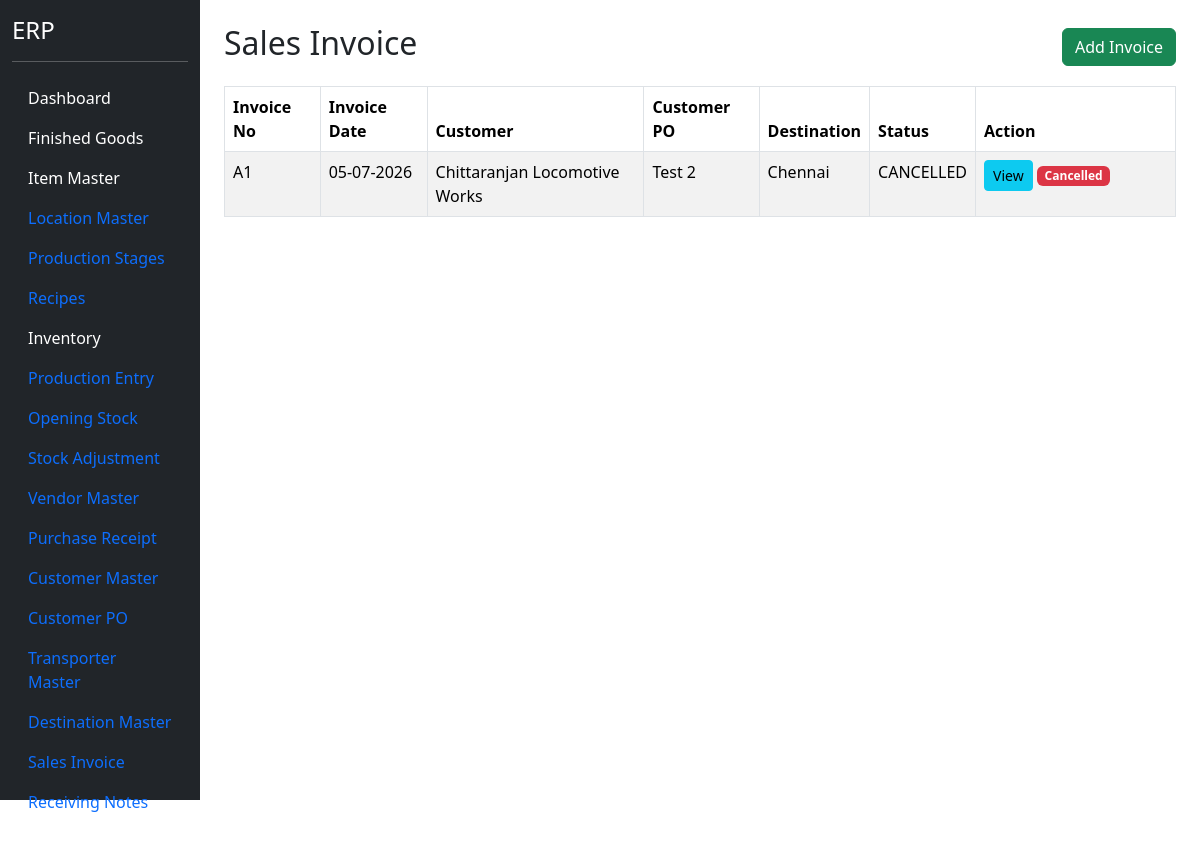
Page /sales-invoice (signed in) on the earlier database version.
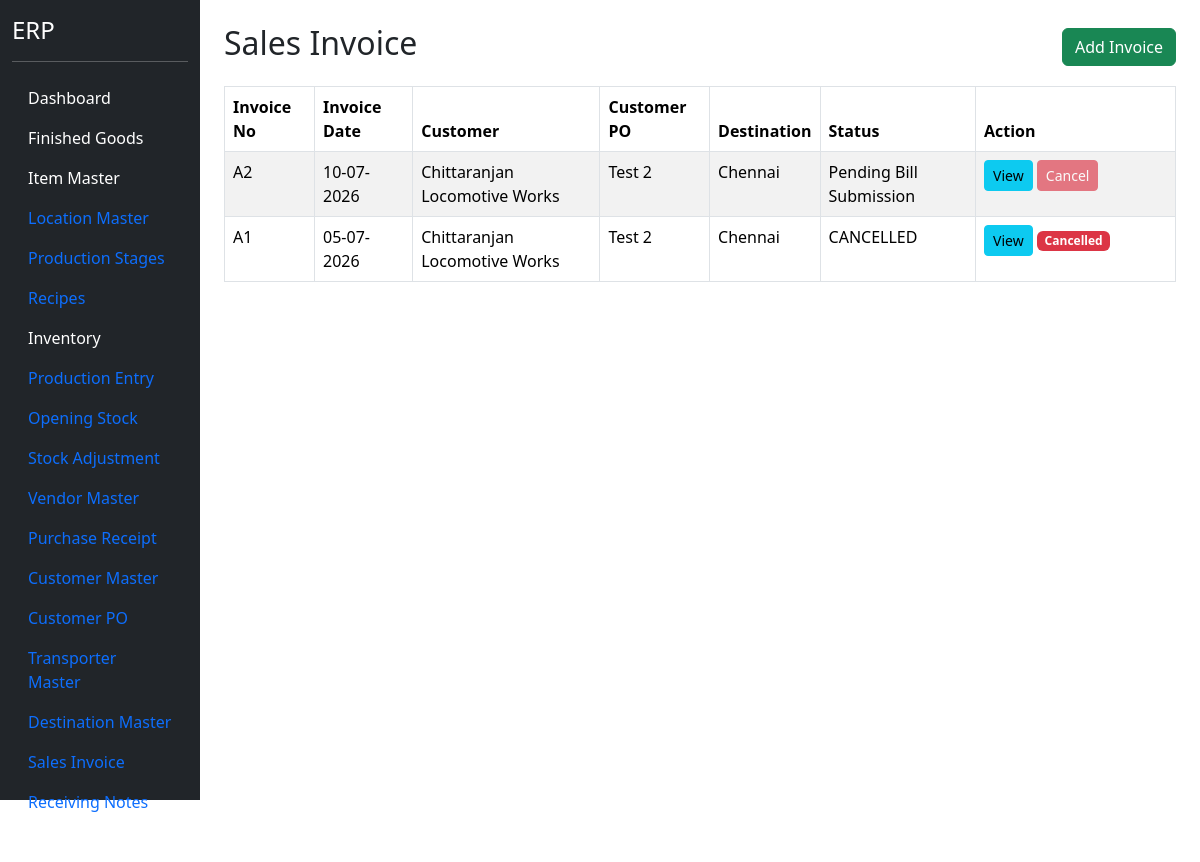
Same page on the later database version.
### models.py (models this page shows)
class SalesInvoiceHeader(db.Model):
    __tablename__ = "sales_invoice_header"
    id = db.Column(
        db.Integer,
        primary_key=True
    )
    invoice_no = db.Column(
        db.String(50),
        nullable=False,
        unique=True
    )
    invoice_date = db.Column(
        db.Date,
        nullable=False
    )
    customer_po_header_id = db.Column(
        db.Integer,
        db.ForeignKey("customer_po_header.id"),
        nullable=False
    )
    customer_id = db.Column(
        db.Integer,
        db.ForeignKey("customer_master.id"),
        nullable=False
    )
    destination_id = db.Column(
        db.Integer,
        db.ForeignKey("destination_master.id"),
        nullable=False
    )
    transporter_id = db.Column(
        db.Integer,
        db.ForeignKey("transporter_master.id"),
        nullable=False
    )
    vehicle_no = db.Column(
        db.String(50)
    )
    lr_no = db.Column(
        db.String(100)
    )
    eway_bill_no = db.Column(
        db.String(100)
    )
    location_id = db.Column(
    db.Integer,
    db.ForeignKey("location_master.id"),
    nullable=False
    )
    remarks = db.Column(
        db.String(500)
    )
    status = db.Column(
        db.String(30),
        default="Pending RNote"
    )
    customer = db.relationship("CustomerMaster")
    customer_po = db.relationship("CustomerPOHeader")
    destination = db.relationship("DestinationMaster")
    transporter = db.relationship("TransporterMaster")
    location = db.relationship("LocationMaster")
    details = db.relationship(
        "SalesInvoiceDetail",
        backref="invoice",
        cascade="all, delete-orphan"
    )

class CustomerMaster(db.Model):
    __tablename__ = "customer_master"
    id = db.Column(
        db.Integer,
        primary_key=True
    )
    customer_code = db.Column(
        db.String(20),
        unique=True,
        nullable=True
    )
    customer_name = db.Column(
        db.String(200),
        nullable=False
    )
    contact_person = db.Column(
        db.String(100)
    )
    mobile = db.Column(
        db.String(20)
    )
    email = db.Column(
        db.String(100)
    )
    gst_no = db.Column(
        db.String(30)
    )
    pan_no = db.Column(
        db.String(20)
    )
    address = db.Column(
        db.String(500)
    )
    city = db.Column(
        db.String(100)
    )
    state = db.Column(
        db.String(100)
    )
    country = db.Column(
        db.String(100),
        default="India"
    )
    pincode = db.Column(
        db.String(20)
    )
    credit_days = db.Column(
        db.Integer,
        default=30
    )
    credit_limit = db.Column(
        db.Float,
        default=0
    )
    active = db.Column(
        db.Boolean,
        default=True
    )

class CustomerPOHeader(db.Model):
    __tablename__ = "customer_po_header"
    id = db.Column(
        db.Integer,
        primary_key=True
    )
    customer_id = db.Column(
        db.Integer,
        db.ForeignKey("customer_master.id"),
        nullable=False
    )
    customer_po_no = db.Column(
        db.String(100),
        nullable=False
    )
    customer_po_date = db.Column(
        db.Date,
        nullable=False
    )
    order_received_date = db.Column(
        db.Date,
        nullable=False
    )
    payment_terms = db.Column(
        db.String(200)
    )
    freight_terms = db.Column(
        db.String(200)
    )
    remarks = db.Column(
        db.String(500)
    )
    status = db.Column(
        db.String(20),
        default="OPEN"
    )
    customer = db.relationship(
        "CustomerMaster"
    )
    details = db.relationship(
        "CustomerPODetail",
        backref="customer_po",
        cascade="all, delete-orphan"
    )

class DestinationMaster(db.Model):
    __tablename__ = "destination_master"
    id = db.Column( db.Integer, primary_key=True )
    destination_name = db.Column( db.String(200), nullable=False, unique=True )
    state_name = db.Column( db.String(100) )
    active = db.Column( db.Boolean, default=True )

### blueprints/masters/routes.py (the view)
@masters_bp.route("/sales-invoice")
@login_required
def sales_invoice():
    invoice_list = SalesInvoiceHeader.query.order_by(
        SalesInvoiceHeader.invoice_date.desc(),
        SalesInvoiceHeader.invoice_no.desc()
    ).all()
    return render_template(
        "sales_invoice.html",
        invoice_list=invoice_list
    )

### app.py (called while the page is built)
@login_manager.user_loader
def load_user(user_id):
    return User.query.get(int(user_id))

### templates/sales_invoice.html (shortened to what this page needs)
{% extends "base.html" %}
{% block content %}
<div class="container mt-4">
<div class="d-flex justify-content-between align-items-center mb-3">
<h2>
Sales Invoice
</h2>
<a
href="/sales-invoice/add"
class="btn btn-success">
Add Invoice
</a>
</div>
<table class="table table-bordered table-striped">
<thead>
<tr>
<th>
Invoice No
</th>
<th>
Invoice Date
</th>
<th>
Customer
</th>
<th>
Customer PO
</th>
<th>
Destination
</th>
<th>
Status
</th>
<th width="200">
Action
</th>
</tr>
</thead>
<tbody>
{% for invoice in invoice_list %}
<tr>
<td>
{{ invoice.invoice_no }}
</td>
<td>
{{ invoice.invoice_date.strftime("%d-%m-%Y") }}
</td>
<td>
{{ invoice.customer.customer_name }}
</td>
<td>
{{ invoice.customer_po.customer_po_no }}
</td>
<td>
{{ invoice.destination.destination_name }}
</td>
<td>
{{ invoice.status }}
</td>
<td>
<a
href="{{ url_for('masters.view_sales_invoice', id=invoice.id) }}"
class="btn btn-info btn-sm">
View
</a>
{% if invoice.status == "CANCELLED" %}
<span class="badge bg-danger">
Cancelled
</span>
{% else %}
<button
class="btn btn-danger btn-sm"
disabled
title="Receiving Note has already been created. Cancel the Receiving Note first.">
Cancel
</button>
{% endif %}
</td>
</tr>
{% endfor %}
</tbody>
</table>
</div>
{% endblock %}

### templates/base.html (shortened to what this page needs)
<!DOCTYPE html>
<html>
<head>
<link href="https://cdn.jsdelivr.net/npm/bootstrap@5.3.3/dist/css/bootstrap.min.css" rel="stylesheet">
<link href="https://cdn.jsdelivr.net/npm/select2@4.1.0-rc.0/dist/css/select2.min.css" rel="stylesheet" />
</head>
<body>
<div class="container-fluid">
<div class="row">
<div class="col-2 bg-dark text-white vh-100">
<h4 class="mt-3">ERP</h4>
<hr>
<ul class="nav flex-column">
<li class="nav-item">
<a class="nav-link text-white"
href="/dashboard">
Dashboard
</a>
</li>
<li class="nav-item">
<a class="nav-link text-white"
href="/finished-goods">
Finished Goods
</a>
</li>
<li class="nav-item">
    <a class="nav-link text-white"
       href="/items">
       Item Master
    </a>
</li>
<li class="nav-item">
    <a class="nav-link" href="/locations">
        Location Master
    </a>
</li>
<li class="nav-item">
    <a href="/production-stages"
       class="nav-link">
        Production Stages
    </a>
</li>
<li class="nav-item">
    <a href="/recipes"
       class="nav-link">
        Recipes
    </a>
</li>
<li class="nav-item">
    <a href="/inventory"
       class="nav-link text-white">
        Inventory
    </a>
</li>
<li class="nav-item">
    <a href="/production"
       class="nav-link">
        Production Entry
    </a>
</li>
<li class="nav-item">
    <a href="/opening-stock"
       class="nav-link">
        Opening Stock
    </a>
</li>
<li class="nav-item">
    <a href="/stock-adjustment"
       class="nav-link">
        Stock Adjustment
    </a>
</li>
<li class="nav-item">
    <a href="/vendors"
       class="nav-link">
        Vendor Master
    </a>
</li>
<li class="nav-item">
    <a href="/purchase-receipt"
       class="nav-link">
        Purchase Receipt
    </a>
</li>
<li class="nav-item">
<a
class="nav-link"
href="/customers">
Customer Master
</a>
</li>
<li class="nav-item">
<a
class="nav-link"
href="/customer-po">
Customer PO
</a>
</li>
<li class="nav-item">
<a
class="nav-link"
href="/transporter">
Transporter Master
</a>
</li>
<li class="nav-item">
<a
class="nav-link"
href="/destination">
Destination Master
</a>
</li>
<li class="nav-item">
<a
class="nav-link"
href="/sales-invoice">
Sales Invoice
</a>
</li>
<li>
    <a
        class="nav-link"
        href="/receiving-note">
        Receiving Notes
    </a>
</li>
<li class="nav-item">
<a class="nav-link text-white"
href="/logout">
</a>
</li>
</ul>
</div>
<div class="col-10">
{% block content %}
{% endblock %}
</div>
</div>
</div>
</body>
</html>

Differences in the rows shown:
added SalesInvoiceHeader: invoice_no "A2", invoice_date "10-07-2026", customer.customer_name "Chittaranjan Locomotive Works", customer_po.customer_po_no "Test 2", destination.destination_name "Chennai", status "Pending Bill Submission", shows "Cancel"
